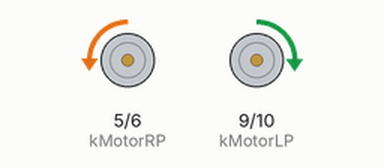
Simulated run of this sketch. Board: Arduino Uno, built with avr-gcc and run on an emulated ATmega328P. Shown: motor-driver pin pairs drawn as motors (green arrow = first pin HIGH = forward, orange = second pin HIGH = backward, longer = more drive).

Above: at 0.2 s.
Timing chart, 0 to 5.8 s (numbered marks = the images above):
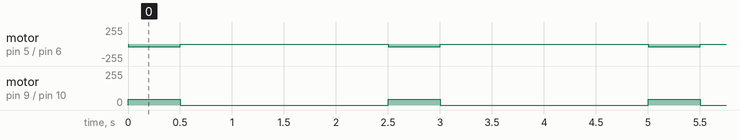

Measured:
- by itself, motor on pin 5 (kMotorRP) / pin 6 (kMotorRN): alternates backward 41/255 for 0.50 s and stopped for 2.0 s
- by itself, motor on pin 9 (kMotorLP) / pin 10 (kMotorLN): alternates forward 42/255 for 0.50 s and stopped for 2.0 s

The sketch:

Giros.ino
```cpp
/*Definicion de los pines necesarios para el funcionamiento de los sensores de ultrasonido.*/
/*Deficion de los pines necesarios para el funcionamiento del motor*/
int kMotorLP = 9;
int kMotorLN = 10;
int kMotorRP = 5;
int kMotorRN = 6;

const int Vel_MotorR_adelante = 41;
const int Vel_MotorL_adelante = 42;

void setup() {

/*Inicializacion de variables, primera escritura*/

  digitalWrite(kMotorLP, LOW);
  digitalWrite(kMotorLN, LOW);
  digitalWrite(kMotorRP, LOW);
  digitalWrite(kMotorRN, LOW);
}

void loop() {

    // gira a la derecha
    analogWrite(kMotorLP, Vel_MotorL_adelante);
    analogWrite(kMotorLN, 0);
    analogWrite(kMotorRP, 0);
    analogWrite(kMotorRN, Vel_MotorR_adelante);
    delay (500);
/*
    // gira a la izquierda
    analogWrite(kMotorLP, 0);
    analogWrite(kMotorLN, Vel_MotorL_adelante);
    analogWrite(kMotorRP, Vel_MotorR_adelante);
    analogWrite(kMotorRN, 0);
    delay(525);
*/
    //Stop
    digitalWrite(kMotorLP, LOW);
    digitalWrite(kMotorLN, LOW);
    digitalWrite(kMotorRP, LOW);
    digitalWrite(kMotorRN, LOW);
    delay (2000);


}
```
